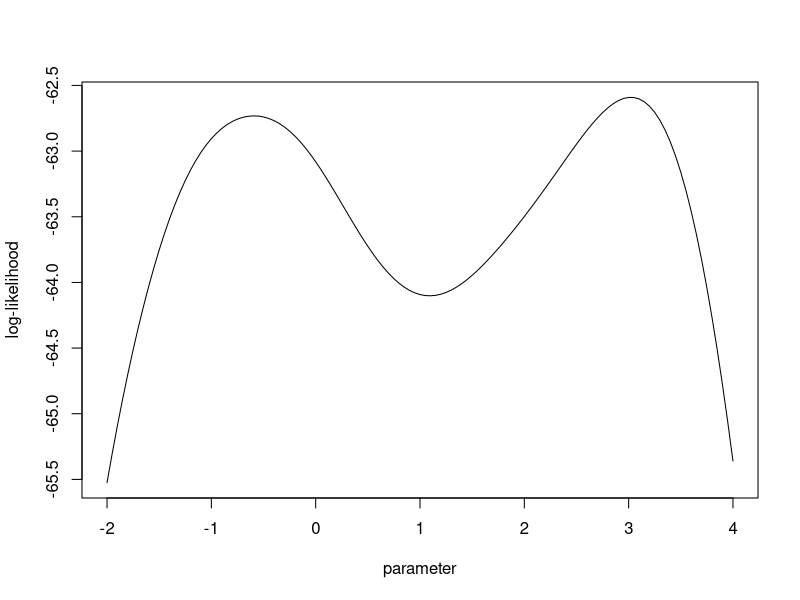
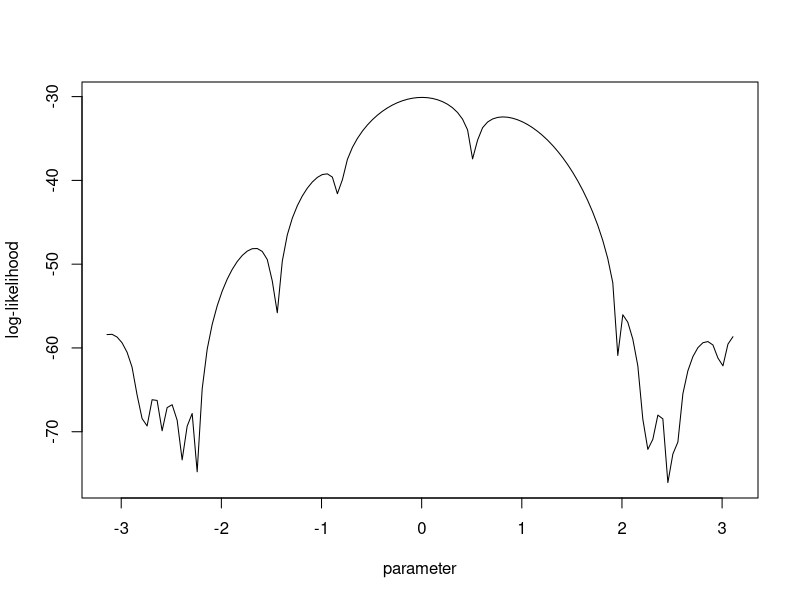
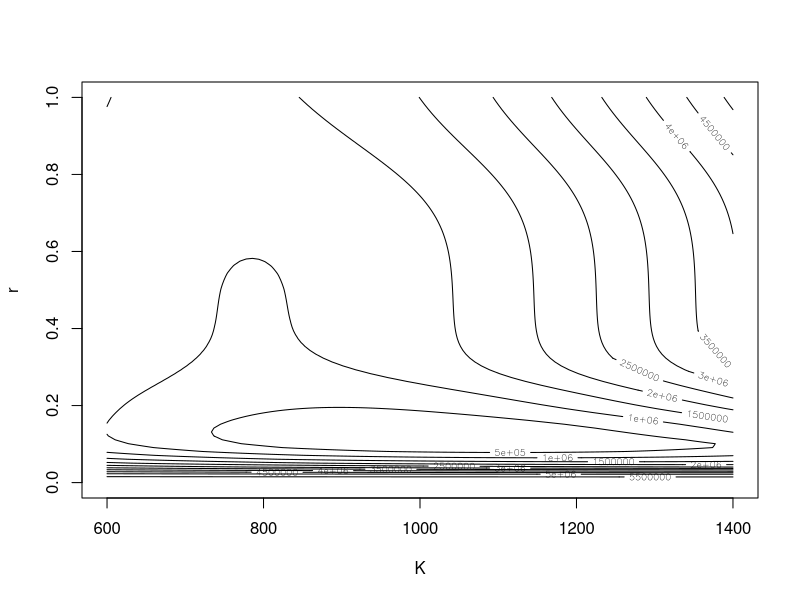

Write R code to recreate these figures, in order.
## ---- chunk 1
knitr::opts_chunk$set(echo = TRUE)
require(kableExtra)
## ---- chunk 2
q1=c(1.77,-0.23,2.76,3.80,3.47,56.75,-1.34,4.24,-2.44,3.29,3.71,-2.40,4.53,-0.07,-1.05,-13.87,-2.53,-1.75)

n = length(q1)

l <- function(a) {
    return(n*log(pi) + sum(log(1+(a-q1)^2))) #-log
}
  
l.grid <- function(a) {
    return(2*sum((a-q1)/(1+(a-q1)^2))) #-l.grid
}
  
l.hess <- function(a) {
    return(matrix(2*sum((1-(a-q1)^2)/(1+(a-q1)^2)^2),nrow=1)) #-l.hess
}

#newton method
a.est <- function(starting) {
  theta <- nlminb(start=starting,l,l.grid,l.hess)$par
  return(theta)
}

# plot
a.value = seq(-2, 4, by=0.05)
log.like = c()
for (i in 1:length(a.value)){
  log.like[i] = -l(a.value[i])
}
plot(a.value, log.like, xlab="parameter",ylab="log-likelihood", type="l")

a.est(-11)
a.est(-1)
a.est(0)
a.est(1.5)
a.est(4)
a.est(4.7)
a.est(7)
a.est(8)
a.est(38)
## ---- chunk 3
#fix point method
a.est.fix <- function(starting) {
  alpha <- c(1,0.64,0.25)
  a <- c()
  for (j in 1:3){
    l.hess.fix <- function(a) {
    return(matrix(1/alpha[j],nrow=1))
  }
    a[j] <- nlminb(start=starting,l,l.grid,l.hess.fix)$par
  }
  return(a)
}
a.est.fix(-11)
a.est.fix(-1)
a.est.fix(0)
a.est.fix(1.5)
a.est.fix(4)
a.est.fix(4.7)
a.est.fix(7)
a.est.fix(8)
a.est.fix(38)
## ---- chunk 4
#fisher scoring
a.est.fisher <- function(starting){
  theta <- starting
  delta <- 1
  while(abs(delta) >= 0.00001){
    theta1 <- theta 
    dl <- l.grid(theta)
    theta <- theta - dl/(n/2)
    delta <- theta - theta1
  }
  return(theta)
}

a.est.fisher(-11)
a.est.fisher(-1)
a.est.fisher(0)
a.est.fisher(1.5)
a.est.fisher(4)
a.est.fisher(4.7)
a.est.fisher(7)
a.est.fisher(8)
a.est.fisher(38)
## ---- chunk 5
#plot
q2 = c(3.91,4.85,2.28,4.06,3.70,4.04,5.46,3.53,2.28,1.96,2.53,3.88,2.22,3.47,4.82,2.46,2.99,2.54,0.52)
a.value = seq(-pi, pi, by=0.05)
n = length(q2)
log.like = c()
for (i in 1:length(a.value)){
  log.like[i] = -n*log(2*pi)+sum(log(1-cos(q2-a.value[i])))
}
plot(a.value, log.like, xlab="parameter",
     ylab="log-likelihood", type="l")
## ---- chunk 6
a.est <- function(sample,starting) {
  n = length(sample)
  
  l <- function(a) {
    return(-n*log(2*pi) + sum(log(1-cos(sample-a)))) #log
  }
  
  l.grid <- function(a) {
    return(sum(sin(a-sample)/(1-cos(a-sample)))) #l.grid
  }
  
  l.hess <- function(a) {
    return(sum(1/(cos(a-sample)-1))) #l.hess
  }
  
  ## newton method  
  theta <- starting
  delta <- 1
  while(abs(delta) >= 1e-10){
    theta1 <- theta 
    dl <- l.grid(theta)
    ddl <- l.hess(theta)
    if (ddl==0){
      return(NULL)
    }
    theta <- theta - dl/ddl
    delta <- theta - theta1
  }
  
  return(c(theta,l(theta)))
}

q2 = c(3.91,4.85,2.28,4.06,3.70,4.04,5.46,3.53,2.28,1.96,2.53,3.88,2.22,3.47,4.82,2.46,2.99,2.54,0.52)
m = mean(q2)
theta0 = asin(m-pi)
theta0
## ---- chunk 7
a.est1 = a.est(q2,theta0)
a.est1[1]
## ---- chunk 8
a.est2 = a.est(q2,-2.7)
a.est3 = a.est(q2,2.7)
a.est2[1]
a.est3[1]
## ---- chunk 9
a.value = seq(-pi,pi,by = 2*pi/199); # set 200 equally spaced starting point
a.par = c()
a.mle = c()
for (i in 1:length(a.value)){
  a.par[i] = a.est(q2,a.value[i])[1]
  a.mle[i] = a.est(q2,a.value[i])[2]
}

ascend = order(a.mle)
a.mle.ascend = a.mle[ascend]
a.par.ascend = a.par[ascend]

# find the unique outcome
j = 1
p = 2
i = 1
e = c()
e[1] = a.mle.ascend[1]
while(j<=200){
  if(a.mle.ascend[i]!=a.mle.ascend[j]){
    e[p] = a.mle.ascend[j]
    p = p+1
    i = j
    j = j+1
  }else{j = j+1}
}

# classify the starting point according to the unique outcome
group = matrix(nrow = length(e),ncol = 46)
for (y in 1:length(e)){
  t = 1
  for (i in 1:200){
    if(a.mle.ascend[i]== e[y]){
      group[y,t] = round(a.value[ascend[i]],5)
      t = t+1
    }
  }
}
group[is.na(group)]=""
colnames(group) <- c(1:46)
knitr::kable(group)
## ---- chunk 10
t <- c(0,8,28,41,63,69,97,117,135,154)
x <- c(2,47,192,256,768,896,1120,896,1184,1024)
f <- expression(2*K/(2+(K-2)*exp(-r*t)))

df <- function(K,r,t){
  dfk <- D(f,"K")
  dfr <- D(f,"r")
  K <- K 
  r <- r 
  t <- t
  a <- eval(dfk)
  b <- eval(dfr)
  c <- array(c(a,b),c(1,2))
  return(c)
}

Df <- function(K,r){
  a <- K
  b <- r
  m <- df(a,b,t[1])
  for(i in 2:10){
    c <- df(a,b,t[i])
    m <- rbind(m,c)
  }
  return(m)
}

Z <- function(K,r){
  a <- c()
  for(i in 1:10){
    a[i] <- x[i] - 2*K/(2+(K-2)*exp(-r*t[i]))
  }
  m <- array(a,c(10,1))
  return(m)
}

theta <- matrix(c(1200,0.2),nrow=2)
delta <- matrix(c(1,1),nrow=2)

#Gauss-Newton method
while(crossprod(delta,delta)>=0.001){
  theta1 <- theta 
  a <- Df(theta[1,1],theta[2,1])
  z <- Z(theta[1,1],theta[2,1])
  theta <- theta + solve(t(a)%*%a)%*%t(a)%*%z
  delta <- theta - theta1
}

a.est <- theta
print(a.est)
## ---- chunk 11
f <- function(K,r){
  return(sum((x-2*K/(2+(K-2)*exp(-r*t)))^2))
}

z <- matrix(0,100,100,byrow=T)
for (i in 1:100){
  for (j in 1:100){
    K <- 600 + 8*j
    r <- 0 + 0.01*i
    z[j,i] <- f(K,r)
  }
}
K <- seq(600,1400,length.out = 100)
r <- seq(0,1,length.out = 100)
contour(K,r,z,xlab="K",ylab="r")
## ---- chunk 12
l <- expression(log(1/(sqrt(2*pi)*sigma))-
     (log((2*2+2*(K-2)*exp(-r*0))/(2*K)))^2/(2*sigma^2)+
     log(1/(sqrt(2*pi)*sigma))-
     (log((2*47+47*(K-2)*exp(-r*8))/(2*K)))^2/(2*sigma^2)+
     log(1/(sqrt(2*pi)*sigma))-
     (log((2*192+192*(K-2)*exp(-r*28))/(2*K)))^2/(2*sigma^2)+
     log(1/(sqrt(2*pi)*sigma))-
     (log((2*256+256*(K-2)*exp(-r*41))/(2*K)))^2/(2*sigma^2)+
     log(1/(sqrt(2*pi)*sigma))-
     (log((2*768+768*(K-2)*exp(-r*63))/(2*K)))^2/(2*sigma^2)+
     log(1/(sqrt(2*pi)*sigma))-
     (log((2*896+896*(K-2)*exp(-r*69))/(2*K)))^2/(2*sigma^2)+
     log(1/(sqrt(2*pi)*sigma))-
     (log((2*1120+1120*(K-2)*exp(-r*97))/(2*K)))^2/(2*sigma^2)+
     log(1/(sqrt(2*pi)*sigma))-
     (log((2*896+896*(K-2)*exp(-r*117))/(2*K)))^2/(2*sigma^2)+
     log(1/(sqrt(2*pi)*sigma))-
     (log((2*1185+1184*(K-2)*exp(-r*135))/(2*K)))^2/(2*sigma^2)+
     log(1/(sqrt(2*pi)*sigma))-
     (log((2*1024+1024*(K-2)*exp(-r*154))/(2*K)))^2/(2*sigma^2))

dl <- function(beta){
  dlk <- D(l,"K")
  dlr <- D(l,"r")
  dlsigma <- D(l,"sigma")
  K <- beta[1] 
  r <- beta[2] 
  sigma <- beta[3]
  a <- eval(dlk)
  b <- eval(dlr)
  c <- eval(dlsigma)
  return(c(a,b,c))
}

ddl <- function(beta){
  dlkk <- D(D(l,"K"),"K")
  dlkr <- D(D(l,"K"),"r")
  dlksigma <- D(D(l,"K"),"sigma")
  dlrr <- D(D(l,"r"),"r")
  dlrsigma <- D(D(l,"r"),"sigma")
  dlsigma2 <- D(D(l,"sigma"),"sigma")
  K <- beta[1] 
  r <- beta[2] 
  sigma <- beta[3]
  a <- c(eval(dlkk),eval(dlkr),eval(dlksigma),eval(dlkr),eval(dlrr),
         eval(dlrsigma),eval(dlksigma),eval(dlrsigma),eval(dlsigma2))
  m <- matrix(a,byrow=TRUE,nrow=3)
  return(m)
}

#newton method
a <- matrix(c(1200,0.2,0.5),nrow=3)
delta <- matrix(c(1,1,1),nrow=3)
while(crossprod(delta,delta)>=0.001){
  b <- a
  c <- matrix(dl(a),nrow=3)
  d <- solve(ddl(a))
  a <- a - d%*%c
  delta <- a - b
}
a
solve(-ddl(a))
